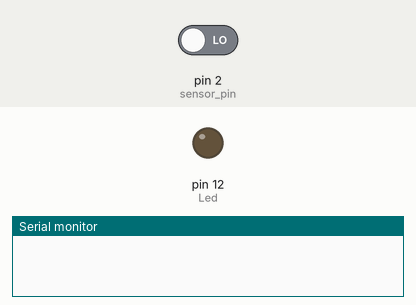
The sketch below on a simulated Arduino Uno, built with avr-gcc and run on an emulated ATmega328P. Shown: output pins drawn as LEDs (lit = HIGH), the last lines printed to the serial monitor. The test bench sets the inputs (shaded band); at power-on: pin 2 (sensor_pin) LOW.

Above: at 1.2 s.
1.3 s: pin 2 (sensor_pin) driven HIGH
At 2.5 s:
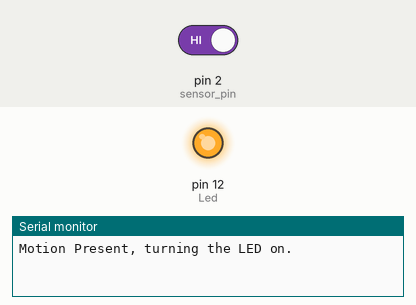
2.8 s: pin 2 (sensor_pin) driven LOW
At 3.8 s:
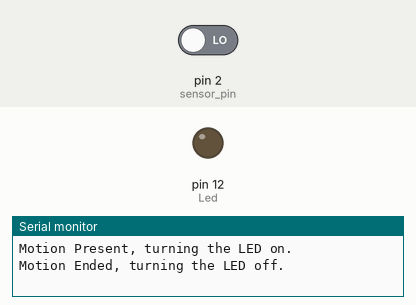
Timing chart, 0 to 5.8 s (numbered marks = the images above; inputs shaded):
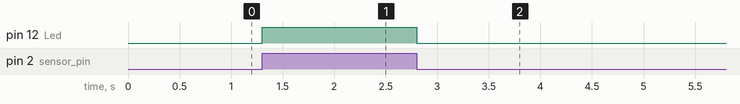

The sketch:

T2P.ino
```cpp
// NAME : Gaurish Bhatia
// Student ID: 2110994762.
//Remarks : in this task, we were required to use the sense think and act system with interrupt driven approach.

// declaring global constants for the pins for LED and motion sensor.
const int Led = 12;
const int sensor_pin = 2;


void setup()
{
  pinMode(Led, OUTPUT);//declaring the LED as output.
  pinMode(sensor_pin, INPUT);//declaring the sensoro as input.
  attachInterrupt(digitalPinToInterrupt(sensor_pin), motion, CHANGE);// attaching an interrupt taht will run the motion function on the change of state of the sensor.
  Serial.begin(9600);
}

void loop()// keeping the loop function empty
{
}


//function for chekcing the motion.
void motion()
{
  //reading the state of the sensor.
  int motion_state = digitalRead(sensor_pin);

  //checking if the state is high.
  if (motion_state == HIGH)
  {
    Serial.println("Motion Present, turning the LED on.");//printing that motion is present.
    digitalWrite(Led, motion_state);// turning the LED on.
  }

  else if (motion_state == LOW)//checking if the motion ended.
  {
    Serial.println("Motion Ended, turning the LED off.");//printing that motion ended.
    digitalWrite(Led, motion_state);// turning the LED off.

  }


}
```

Measured:
- after the input at 1.3 s, pin 12 (Led): LOW → HIGH at once
- after the input at 2.8 s, pin 12 (Led): HIGH → LOW at once
